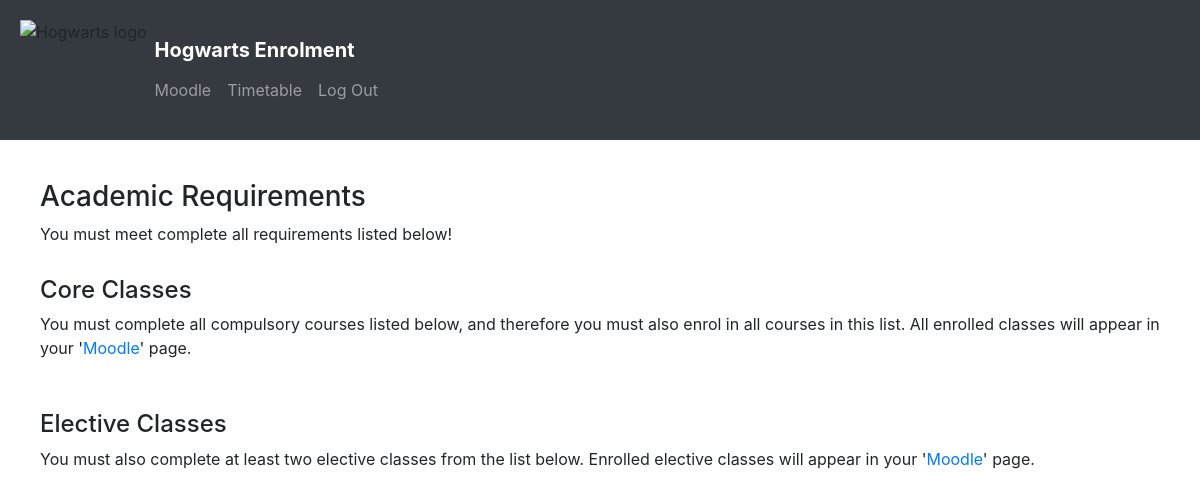
The page /enrolment (signed in) on the database as committed earlier.
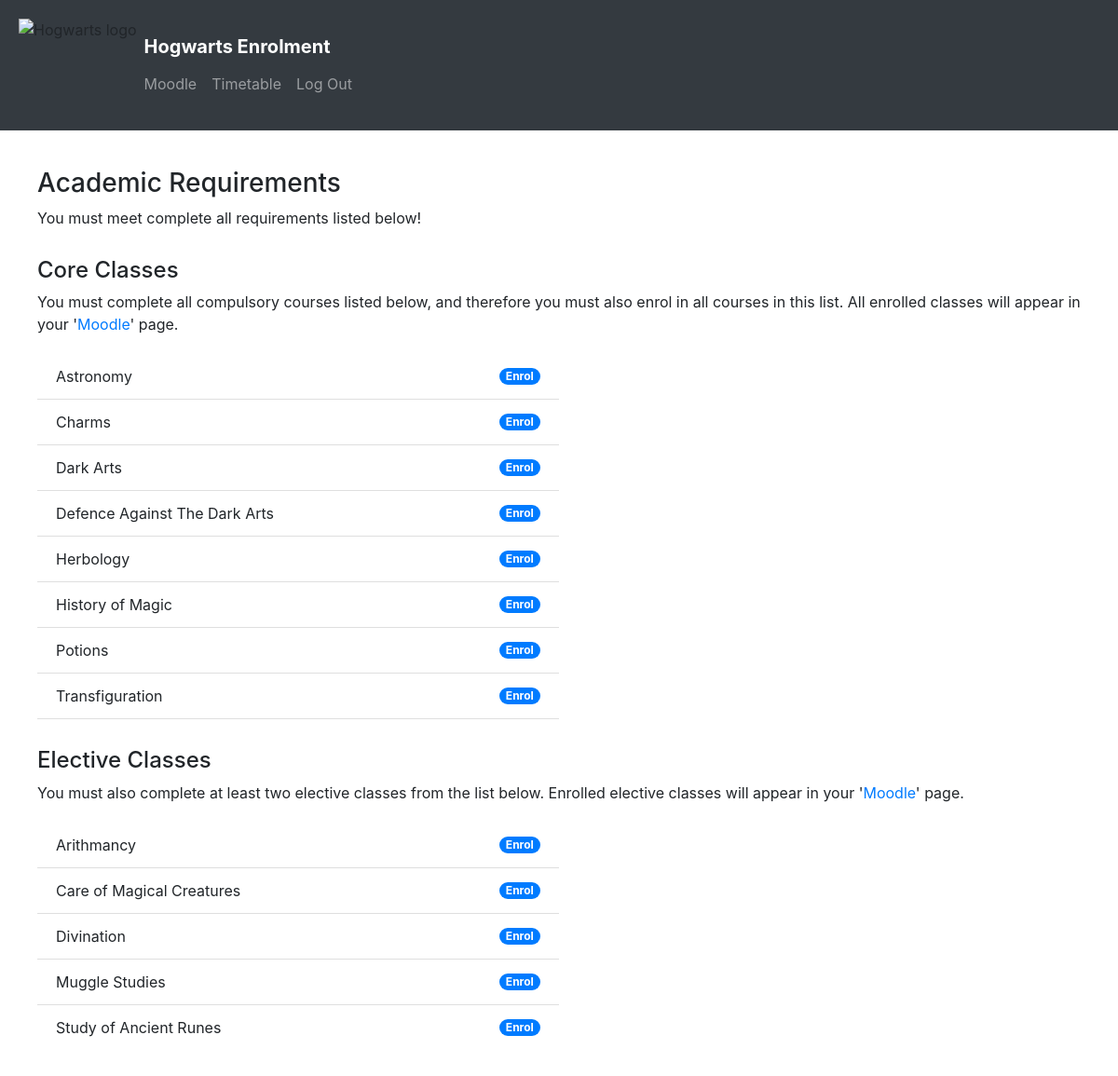
The same page on the database as committed later.
### enrolment/models.py (models this page shows)
class Subject(models.Model):
    name = models.CharField(max_length=64, blank=False)
    teacher = models.ForeignKey(User, blank=False, on_delete=models.CASCADE, related_name="classes")
    description = models.CharField(max_length=256, blank=True)
    core = models.BooleanField(default="True")
    students = models.ManyToManyField(User, blank=True)

### enrolment/views.py (the view)
# urls.py: path("", include("enrolment.urls"))
def enrolment(request):
    student=User.objects.get(username = request.user)
    subjects = Subject.objects.all()
    return render(request, "enrolment/enrolment.html", {
        "subjects": subjects
    })

### enrolment/templates/enrolment/enrolment.html (shortened to what this page needs)
{% extends "enrolment/layout.html" %}
{% load static %}
{% block body %}
    <div style="padding: 40px;">
        <h3>Academic Requirements</h3>
        You must meet complete all requirements listed below!
        <h4 style="margin-top: 30px;">Core Classes </h4>
        You must complete all compulsory courses listed below, and therefore you must also enrol in all courses in this list. All enrolled classes will appear in your '<a href="{% url 'moodle' %}">Moodle</a>' page.
        <ul style="margin-top: 20px;" class="list-group list-group-flush">
            {% for subject in subjects %}
                {% if subject.core %}
                    {% if request.user in subject.students.all %}
                        <li class="list-group-item d-flex justify-content-between align-items-center" style="width: 50%;">
                            {{subject.name}}
                            <span class="badge badge-success badge-pill">Enrolled</span>
                        </li>
                    {% else %}
                    <li class="list-group-item d-flex justify-content-between align-items-center" style="width: 50%;">
                        {{subject.name}}
                        <span class="badge badge-primary badge-pill">Enrol</span>
                    </li>
                    {% endif %}
                {% endif%}
            {% endfor %}
        </ul>
        <h4 style="margin-top: 30px;">Elective Classes </h4>
        You must also complete at least two elective classes from the list below. Enrolled elective classes will appear in your '<a href="{% url 'moodle' %}">Moodle</a>' page.
        <ul style="margin-top: 20px;" class="list-group list-group-flush">
            {% for subject in subjects %}
                {% if subject.core == False %}
                    {% if request.user in subject.students.all %}
                        <li class="list-group-item d-flex justify-content-between align-items-center" style="width: 50%;">
                            {{subject.name}}
                            <span class="badge badge-success badge-pill">Enrolled</span>
                        </li>
                    {% else %}
                        <li class="list-group-item d-flex justify-content-between align-items-center" style="width: 50%;">
                            {{subject.name}}
                            <span class="badge badge-primary badge-pill">Enrol</span>
                        </li>
                    {% endif %}
                {% endif%}
            {% endfor %}
        </ul>
    </div>
{% endblock%}

Rows that differ between the two databases and show on the page:
added Subject: name "Astronomy", shown under "Core Classes"
added Subject: name "Charms", shown under "Core Classes"
added Subject: name "Dark Arts", shown under "Core Classes"
added Subject: name "Defence Against The Dark Arts", shown under "Core Classes"
added Subject: name "Herbology", shown under "Core Classes"
added Subject: name "History of Magic", shown under "Core Classes"
added Subject: name "Potions", shown under "Core Classes"
added Subject: name "Transfiguration", shown under "Core Classes"
added Subject: name "Arithmancy", shown under "Elective Classes"
added Subject: name "Care of Magical Creatures", shown under "Elective Classes"
added Subject: name "Divination", shown under "Elective Classes"
added Subject: name "Muggle Studies", shown under "Elective Classes"
added Subject: name "Study of Ancient Runes", shown under "Elective Classes"
